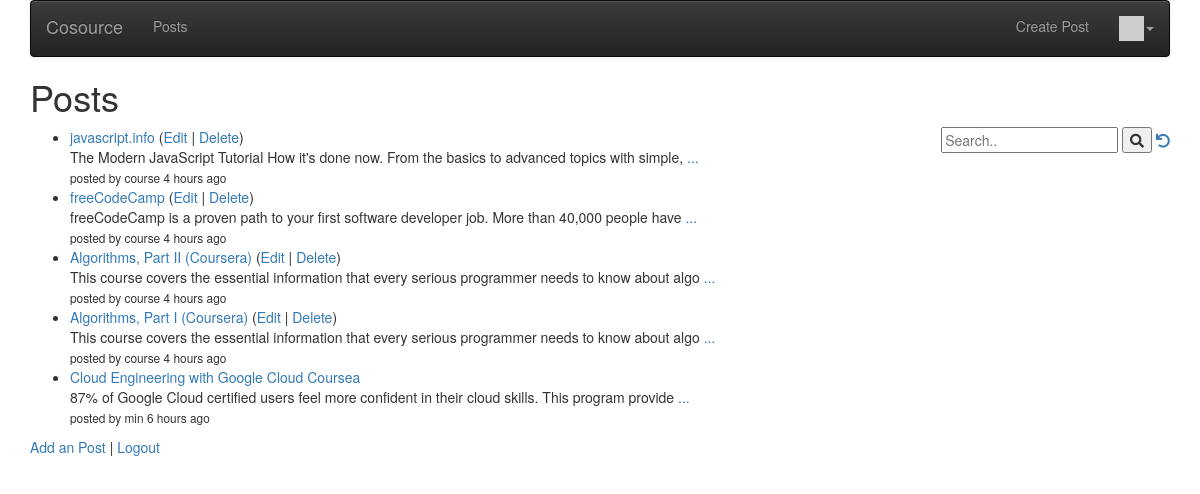
The app's page /post (signed in) with its own data.
### posts/models.py (models this page shows, shortened)
class Post(models.Model):
    title = models.CharField(
        max_length=200,
        validators=[MinLengthValidator(2, "Title must be greater than 2 characters")]
    )
    price = models.DecimalField(max_digits=7, decimal_places=2, null=True)
    text = models.TextField()
    owner = models.ForeignKey(settings.AUTH_USER_MODEL, on_delete=models.CASCADE, related_name='post_owner')
    created_at = models.DateTimeField(auto_now_add=True)
    updated_at = models.DateTimeField(auto_now=True)
    picture = models.BinaryField(null=True, editable=True)
    content_type = models.CharField(max_length=256, null=True, help_text='The MIMEType of the file')
    comments = models.ManyToManyField(settings.AUTH_USER_MODEL,
                                      through='Comment', related_name='comments_owned')

### posts/views.py (the view)
# urls.py: path('post', views.PostListView.as_view(), name='all'),
class PostListView(View):
    template_name = "posts/post_list.html"
    def get(self, request):
        strval = request.GET.get("search", False)
        if strval:
            query = Q(title__contains=strval)
            query.add(Q(text__contains=strval), Q.OR)
            objects = Post.objects.filter(query).select_related().order_by('-updated_at')[:10]
        else:
            objects = Post.objects.all().order_by('-updated_at')[:10]
        for obj in objects:
            obj.natural_updated = naturaltime(obj.updated_at)
        ctx = {'post_list': objects, 'search': strval}
        retval = render(request, self.template_name, ctx)
        dump_queries()
        return retval;

### posts/templatetags/app_tags.py (called while the page is built)
@register.filter(name='gravatar')
def gravatar(user, size=35):
    email = str(user.email.strip().lower()).encode('utf-8')
    email_hash = md5(email).hexdigest()
    url = "//www.gravatar.com/avatar/{0}?s={1}&d=identicon&r=PG"
    return url.format(email_hash, size)

### posts/utils.py (called while the page is built)
def dump_queries():
    qs = connection.queries
    for q in qs:
        print(q)

### posts/templates/posts/post_list.html (shortened to what this page needs)
{% extends "base_menu.html" %}
{% block content %}
<h1>Posts</h1>
<div style="float:right">
<form>
  <input type="text" placeholder="Search.." name="search"
  >
  <button type="submit"><i class="fa fa-search"></i></button>
<a href="{% url 'posts:all' %}"><i class="fa fa-undo"></i></a>
</form>
</div>
<p>
{% if post_list %}
<ul>
  {% for post in post_list %}
    <li>
            <a href="{% url 'posts:post_detail'  post.id %}">{{ post.title }}</a>
            {% if post.owner_id == user.id %}
            (<a href="{% url 'posts:post_update' post.id %}">Edit</a> |
            <a href="{% url 'posts:post_delete' post.id %}">Delete</a>)
            <br/>
            {% endif %}
            <div style="left:10px">
            {% if post.text|length < 100 %}
                {{ post.text }}
            {% else %}
                {{ post.text|slice:"0:99" }}
                <a href="{% url 'posts:post_detail'  post.id %}">...</a>
            {% endif %}
            </div>
            <small>
                {% if post.owner.username %}
                    posted by {{ post.owner.username }}
                {% endif %}
                {{ post.natural_updated }}
            </small>
    </li>
  {% endfor %}
</ul>
{% else %}
  <p>There are no post in the database.</p>
{% endif %}
<p>
<a href="{% url 'posts:post_create' %}">Add an Post</a> |
{% if user.is_authenticated %}
<a href="{% url 'logout' %}?next={% url 'posts:all' %}">Logout</a>
{% else %}
<a href="{% url 'login' %}?next={% url 'posts:all' %}">Login</a>
{% endif %}
</p>
{% endblock %}

### posts/templates/base_menu.html (shortened to what this page needs)
{% extends "base_bootstrap.html" %}
{% block navbar %}
{% load app_tags %}
<nav class="navbar navbar-default navbar-inverse">
  <div class="container-fluid">
    <div class="navbar-header">
        <a class="navbar-brand" href="/">Cosource</a>
    </div>
    <ul class="nav navbar-nav">
      {% url 'posts' as posts %}
      <li {% if request.get_full_path == posts %}class="active"{% endif %}>
          <a href="{% url 'posts:all' %}">Posts</a></li>
    </ul>
    <ul class="nav navbar-nav navbar-right">
        {% if user.is_authenticated %}
        <li>
        <a href="{% url 'posts:post_create' %}">Create Post</a>
        </li>
        <li class="dropdown">
            <a href="#" data-toggle="dropdown" class="dropdown-toggle">
                <img style="width: 25px;" src="{{ user|gravatar:60 }}"/><b class="caret"></b>
            </a>
        </li>
        {% else %}
        <li>
        <a href="{% url 'login' %}?next={% url 'posts:all' %}">Login</a>
        </li>
        {% endif %}
    </ul>
  </div>
</nav>
{% endblock %}

### posts/templates/base_bootstrap.html (shortened to what this page needs)
<!DOCTYPE html>
<html>
<head>
<link rel="stylesheet"
    href="https://maxcdn.bootstrapcdn.com/bootstrap/3.4.0/css/bootstrap.min.css"
>
<link rel="stylesheet"
    href="https://maxcdn.bootstrapcdn.com/bootstrap/3.4.0/css/bootstrap-theme.min.css"
>
<link rel="stylesheet"
    href="https://code.jquery.com/ui/1.12.1/themes/ui-lightness/jquery-ui.css"
>
<link rel="stylesheet" href="https://use.fontawesome.com/releases/v5.8.1/css/all.css">
<link rel="stylesheet" href="https://use.fontawesome.com/releases/v5.8.1/css/v4-shims.css">
</head>
<body>
<div class="container">
{% block navbar %} {% endblock %}
{% block content %}
{% endblock %}
</div>
</body>
</html>

### records on screen
Post: title "javascript.info", shows "Edit", text "The Modern JavaScript Tutorial How it's done now. From the basics to advanced topics with simple,", owner.username "course", natural_updated "4 hours ago"
Post: title "freeCodeCamp", shows "Edit", text "freeCodeCamp is a proven path to your first software developer job. More than 40,000 people have", owner.username "course", natural_updated "4 hours ago"
Post: title "Algorithms, Part II (Coursera)", shows "Edit", text "This course covers the essential information that every serious programmer needs to know about algo", owner.username "course", natural_updated "4 hours ago"
Post: title "Algorithms, Part I (Coursera)", shows "Edit", text "This course covers the essential information that every serious programmer needs to know about algo", owner.username "course", natural_updated "4 hours ago"
Post: title "Cloud Engineering with Google Cloud Coursea", text "87% of Google Cloud certified users feel more confident in their cloud skills. This program provide", owner.username "min", natural_updated "6 hours ago"
